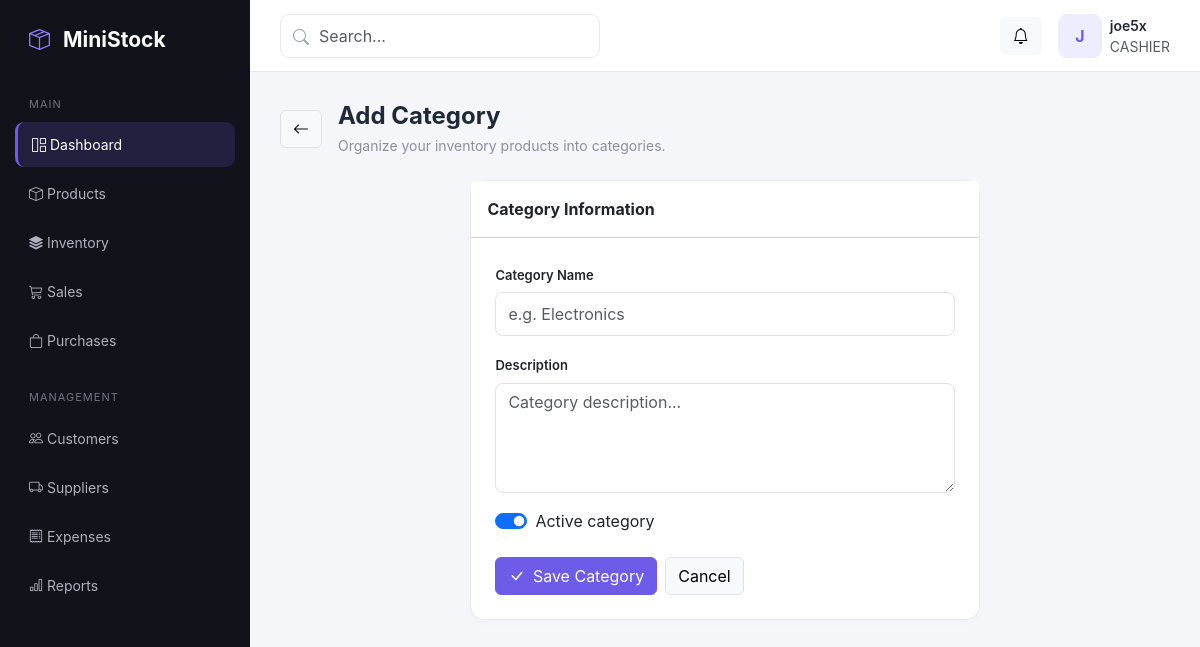
The app's page /products/categories/add/ (signed in) with its own data.
### accounts/models.py (models this page shows, shortened)
class User(AbstractUser):
    class Role(models.TextChoices):
        ADMIN = "ADMIN", "Administrator"
        MANAGER = "MANAGER", "Manager"
        CASHIER = "CASHIER", "Cashier"
        STOREKEEPER = "STOREKEEPER", "Storekeeper"
    role = models.CharField(
        max_length=20,
        choices=Role.choices,
        default=Role.CASHIER,
    )
    phone = models.CharField(
        max_length=30,
        blank=True,
    )

### products/views.py (the view)
@login_required
def category_create(request):
    if request.method == "POST":
        form = CategoryForm(request.POST)
        if form.is_valid():
            category = form.save()
            messages.success(
                request,
                f"{category.name} was created successfully."
            )
            return redirect("products:category_list")
    else:
        form = CategoryForm()
    return render(
        request,
        "products/category_form.html",
        {
            "form": form,
            "title": "Add Category",
        },
    )

### products/forms.py
class CategoryForm(forms.ModelForm):
    class Meta:
        model = Category
        fields = [
            "name",
            "description",
            "is_active",
        ]
        widgets = {
            "name": forms.TextInput(attrs={
                "class": "form-control",
                "placeholder": "e.g. Electronics",
            }),
            "description": forms.Textarea(attrs={
                "class": "form-control",
                "rows": 4,
                "placeholder": "Category description...",
            }),
            "is_active": forms.CheckboxInput(attrs={
                "class": "form-check-input",
            }),
        }

### templates/products/category_form.html (shortened to what this page needs)
{% extends "base.html" %}
{% block content %}
<div class="d-flex align-items-center gap-3 mb-4">
    <a href="{% url 'products:category_list' %}"
       class="btn btn-light border">
        <i class="bi bi-arrow-left"></i>
    </a>
    <div>
        <h4 class="page-title mb-1">{{ title }}</h4>
        <p class="page-subtitle mb-0">
            Organize your inventory products into categories.
        </p>
    </div>
</div>
<div class="row justify-content-center">
    <div class="col-lg-7">
        <div class="card">
            <div class="card-header bg-white py-3">
                <strong>Category Information</strong>
            </div>
            <div class="card-body p-4">
                <form method="POST">
                    <div class="mb-3">
                        <label class="form-label">Category Name</label>
                        {{ form.name }}
                    </div>
                    <div class="mb-3">
                        <label class="form-label">Description</label>
                        {{ form.description }}
                    </div>
                    <div class="form-check form-switch mb-4">
                        {{ form.is_active }}
                        <label class="form-check-label">
                            Active category
                        </label>
                    </div>
                    <div class="d-flex gap-2">
                        <button class="btn btn-primary" type="submit">
                            <i class="bi bi-check-lg me-1"></i>
                            Save Category
                        </button>
                        <a href="{% url 'products:category_list' %}"
                           class="btn btn-light border">
                            Cancel
                        </a>
                    </div>
                </form>
            </div>
        </div>
    </div>
</div>
{% endblock %}

### templates/base.html (shortened to what this page needs)
{% load static %}
<!DOCTYPE html>
<html lang="en">
<head>
    <link
        href="https://cdn.jsdelivr.net/npm/bootstrap@5.3.3/dist/css/bootstrap.min.css"
        rel="stylesheet"
    >
    <link
        href="https://cdn.jsdelivr.net/npm/bootstrap-icons@1.11.3/font/bootstrap-icons.css"
        rel="stylesheet"
    >
</head>
<body>
<aside class="sidebar">
    <div class="brand">
        <i class="bi bi-box-seam"></i>
        <span>MiniStock</span>
    </div>
    <div class="nav-title">Main</div>
    <a href="#" class="nav-link active">
        <i class="bi bi-grid-1x2"></i>
        <span>Dashboard</span>
    </a>
    <a href="{% url 'products:product_list' %}" class="nav-link">
        <i class="bi bi-box"></i>
        <span>Products</span>
    </a>
    <a href="{% url 'inventory:movement_list' %}" class="nav-link">
        <i class="bi bi-stack"></i>
        <span>Inventory</span>
    </a>
    <a href="#" class="nav-link">
        <i class="bi bi-cart3"></i>
        <span>Sales</span>
    </a>
    <a href="{% url 'purchases:purchase_list' %}" class="nav-link">
        <i class="bi bi-bag"></i>
        <span>Purchases</span>
    </a>
    <div class="nav-title mt-3">Management</div>
    <a href="#" class="nav-link">
        <i class="bi bi-people"></i>
        <span>Customers</span>
    </a>
    <a href="{% url 'suppliers:supplier_list' %}" class="nav-link">
        <i class="bi bi-truck"></i>
        <span>Suppliers</span>
    </a>
    <a href="#" class="nav-link">
        <i class="bi bi-receipt"></i>
        <span>Expenses</span>
    </a>
    <a href="#" class="nav-link">
        <i class="bi bi-bar-chart"></i>
        <span>Reports</span>
    </a>
</aside>
<div class="main">
    <header class="topbar">
        <div class="search-box">
            <i class="bi bi-search"></i>
            <input
                type="text"
                class="form-control"
                placeholder="Search..."
            >
        </div>
        <div class="d-flex align-items-center gap-3">
            <button class="btn btn-light">
                <i class="bi bi-bell"></i>
            </button>
            <div class="d-flex align-items-center gap-2">
                <div class="avatar-placeholder">
                    {{ request.user.username|first|upper }}
                </div>
                <div class="d-none d-md-block">
                    <div class="fw-semibold small">
                        {{ request.user.get_full_name|default:request.user.username }}
                    </div>
                    <div class="text-muted small">
                        {{ request.user.role|default:"User" }}
                    </div>
                </div>
            </div>
        </div>
    </header>
    <main class="content">
        {% block content %}
        {% endblock %}
    </main>
</div>
</body>
</html>

### templates/base.html (style rules this page uses)
:root { --primary: #6c5ce7; --primary-dark: #5849c5; --sidebar: #11131a; --background: #f5f6fa; --card: #ffffff; --text: #1f2937; --muted: #8a8f9c; --border: #e7e9ef; }
* { box-sizing: border-box; }
body { margin: 0; background: var(--background); color: var(--text); font-family: Inter, -apple-system, BlinkMacSystemFont, "Segoe UI", sans-serif; }
.sidebar { width: 250px; height: 100vh; position: fixed; left: 0; top: 0; background: var(--sidebar); color: white; padding: 24px 15px; z-index: 1000; }
.brand { font-size: 21px; font-weight: 700; padding: 0 14px 30px; }
.brand i { color: #8b7cf8; margin-right: 8px; }
.nav-title { color: #6f7480; font-size: 11px; text-transform: uppercase; letter-spacing: 1px; padding: 10px 14px; }
.sidebar .nav-link { color: #aeb2bd; padding: 12px 14px; border-radius: 9px; margin-bottom: 4px; font-size: 14px; }
.sidebar .nav-link i { width: 25px; }
.sidebar .nav-link:hover, .sidebar .nav-link.active { color: white; background: rgba(108, 92, 231, .18); }
.sidebar .nav-link.active { border-left: 3px solid var(--primary); }
.main { margin-left: 250px; min-height: 100vh; }
.topbar { height: 72px; background: white; border-bottom: 1px solid var(--border); display: flex; align-items: center; justify-content: space-between; padding: 0 30px; }
.search-box { width: 320px; position: relative; }
.search-box i { position: absolute; left: 13px; top: 11px; color: #9ca3af; }
.search-box input { padding-left: 38px; border: 1px solid var(--border); border-radius: 9px; height: 40px; }
.content { padding: 30px; }
.page-title { font-size: 24px; font-weight: 700; }
.page-subtitle { color: var(--muted); font-size: 14px; }
.card { border: 1px solid var(--border); border-radius: 14px; box-shadow: 0 2px 10px rgba(0, 0, 0, .025); }
.btn-primary { background: var(--primary); border-color: var(--primary); }
.avatar-placeholder { width: 44px; height: 44px; border-radius: 9px; background: #eeecff; color: var(--primary); display: flex; align-items: center; justify-content: center; font-weight: 700; }
.form-label { font-size: 13px; font-weight: 600; margin-bottom: 7px; }
.form-control, .form-select { min-height: 44px; border-color: #dfe2e8; border-radius: 8px; }

### records on screen
User: user.username|first "J", user.get_full_name "joe5x", user.role "CASHIER"

### other values on screen
{{ title }} "Add Category"
